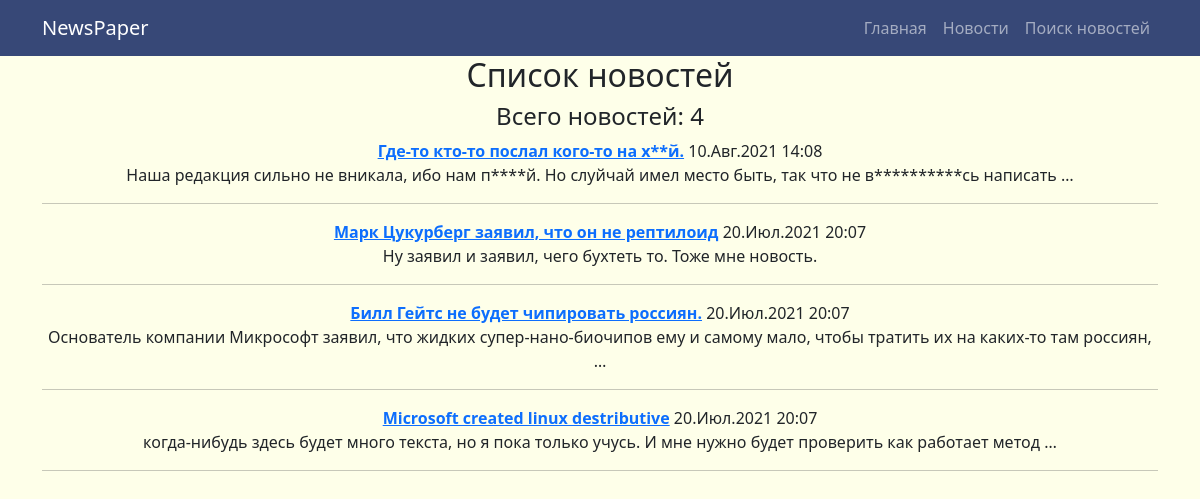
Before: /news/ with the older database file.
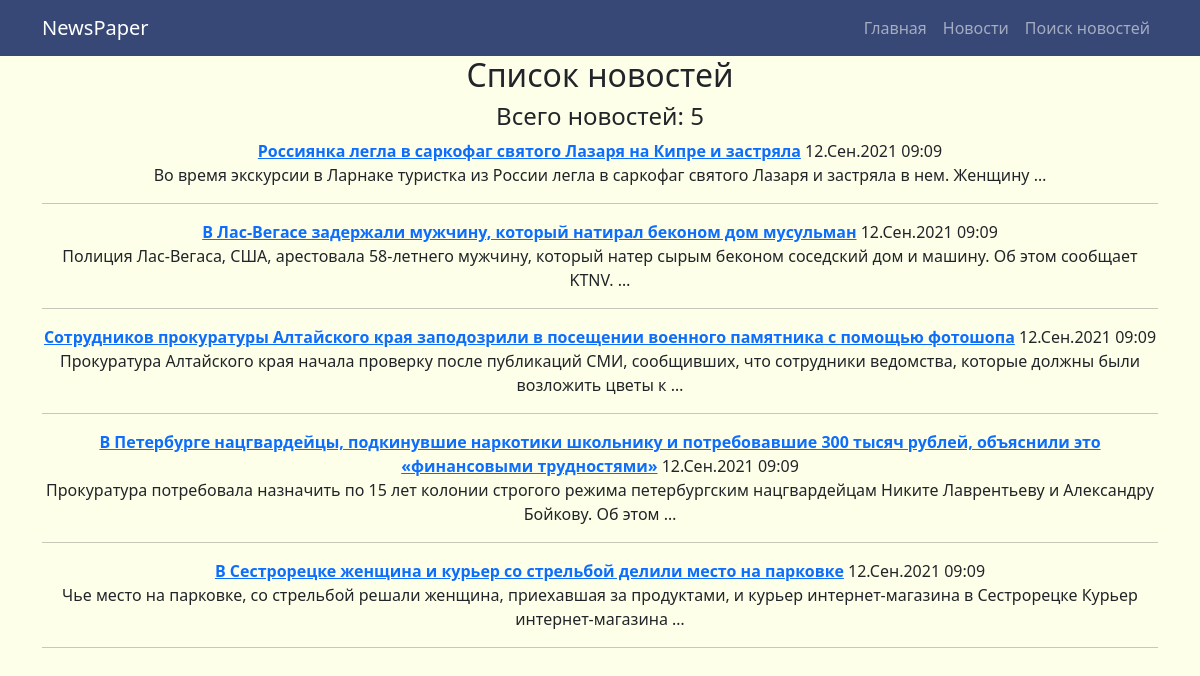
After: the same page with the newer database file.
### news/models.py (models this page shows, shortened)
class Post(models.Model):
    post = "PS"
    news = "NW"
    TYPE = [
        (post, "Статья"),
        (news, "Новость"),
    ]
    author = models.ForeignKey(Author,
                               on_delete=models.CASCADE)
    type = models.CharField(max_length=2, choices=TYPE, default=post)
    create_time = models.DateTimeField(auto_now_add=True)
    category = models.ManyToManyField(Category, through="PostCategory")
    header = models.CharField(max_length=256,
                              default='Заголовок отсутвует')
    text = models.TextField(default='Текст отсутствует')
    rating = models.FloatField(default=0.0)

### news/views.py (the view)
# urls.py: path('', PostList.as_view()),
class PostList(ListView):
    model = Post
    template_name = 'news_list.html'
    context_object_name = 'news_list'
    queryset = Post.objects.all().order_by('id').reverse()
    paginate_by = 5
    def get_context_data(self, **kwargs):
        context = super().get_context_data(**kwargs)
        context["time_now"] = datetime.utcnow()
        return context

### news/templatetags/custom_filters.py (called while the page is built)
@register.filter(name='censor')
def censor(text):
    censor_text = ''
    for word in text.split()[:]:
        if word.strip(',.\'"').lower() in CENSOR_VOCABULARY:
             word = f'{word[0]}{re.sub("[a-zA-zа-яА-ЯёЁ]","*", word[1:-1])}{word[-2:]}'
        censor_text += f' {word}'
    return censor_text

### templates/news_list.html (shortened to what this page needs)
{% extends 'flatpages/default.html' %}
{% load custom_filters %}
{% block content %}
<h2>Список новостей</h2>
<h4>Всего новостей: {{ news_list|length }} </h4>
{% if news_list %}
    {% for news in news_list %}
        <b><a href={{news.id}}> {{ news.header|censor }}</a></b>
        {{ news.create_time|date:'d.M.Y  H:m' }} <br>
        {{ news.text|censor|truncatewords:18}} <hr>
    {% endfor %}
{% else %}
    <h2>Новостей пока нет</h2>
{% endif %}
{% endblock content %}

Changed rows visible on the page:
no longer on this page (row unchanged): Post: header|censor "Где-то кто-то послал кого-то на х**й.", create_time "10.Авг.2021 14:08", text|censor "Наша редакция сильно не вникала, ибо нам п****й. Но слуйчай имел место быть, так что не в**********сь написать …"
no longer on this page (row unchanged): Post: header|censor "Марк Цукурберг заявил, что он не рептилоид", create_time "20.Июл.2021 20:07", text|censor "Ну заявил и заявил, чего бухтеть то. Тоже мне новость."
no longer on this page (row unchanged): Post: header|censor "Билл Гейтс не будет чипировать россиян.", create_time "20.Июл.2021 20:07", text|censor "Основатель компании Микрософт заявил, что жидких супер-нано-биочипов ему и самому мало, чтобы тратить их на каких-то там россиян, …"
no longer on this page (row unchanged): Post: header|censor "Microsoft created linux destributive", create_time "20.Июл.2021 20:07", text|censor "когда-нибудь здесь будет много текста, но я пока только учусь. И мне нужно будет проверить как работает метод …"
added Post: header|censor "Россиянка легла в саркофаг святого Лазаря на Кипре и застряла", create_time "12.Сен.2021 09:09", text|censor "Во время экскурсии в Ларнаке туристка из России легла в саркофаг святого Лазаря и застряла в нем. Женщину …"
added Post: header|censor "В Лас-Вегасе задержали мужчину, который натирал беконом дом мусульман", create_time "12.Сен.2021 09:09", text|censor "Полиция Лас-Вегаса, США, арестовала 58-летнего мужчину, который натер сырым беконом соседский дом и машину. Об этом сообщает KTNV. …"
added Post: header|censor "Сотрудников прокуратуры Алтайского края заподозрили в посещении военного памятника с помощью фотошопа", create_time "12.Сен.2021 09:09", text|censor "Прокуратура Алтайского края начала проверку после публикаций СМИ, сообщивших, что сотрудники ведомства, которые должны были возложить цветы к …"
added Post: header|censor "В Петербурге нацгвардейцы, подкинувшие наркотики школьнику и потребовавшие 300 тысяч рублей, объяснили это «финансовыми трудностями»", create_time "12.Сен.2021 09:09", text|censor "Прокуратура потребовала назначить по 15 лет колонии строгого режима петербургским нацгвардейцам Никите Лаврентьеву и Александру Бойкову. Об этом …"
added Post: header|censor "В Сестрорецке женщина и курьер со стрельбой делили место на парковке", create_time "12.Сен.2021 09:09", text|censor "Чье место на парковке, со стрельбой решали женщина, приехавшая за продуктами, и курьер интернет-магазина в Сестрорецке Курьер интернет-магазина …"
Other visible differences:
{{ news_list|length }}: "4" → "5"
